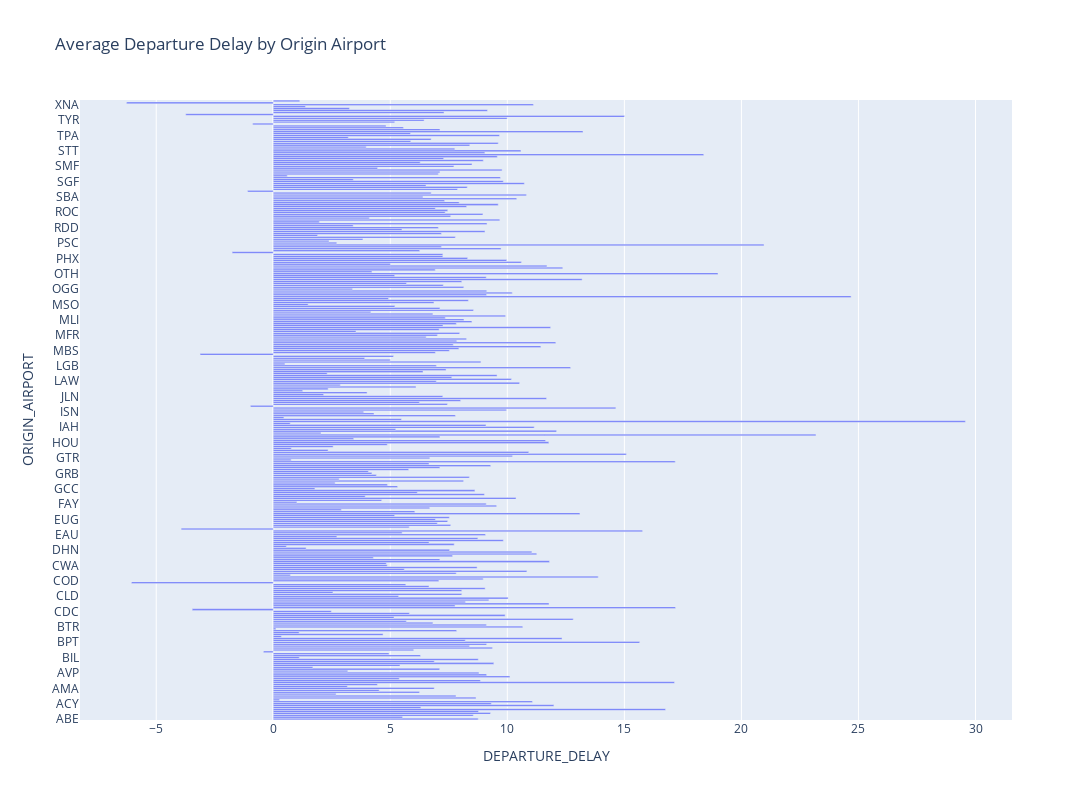

Write notebook code for a chart like this one.
### Markdown cell above
## Exploring the Average Departure Delay Time at the Origin Airport

### Code cell
# Calculating the average departure delay in minutes for each origin airport
airport_avg_delay = dfoutputf.groupby('ORIGIN_AIRPORT')['DEPARTURE_DELAY'].mean().reset_index()

top_5_airports = airport_avg_delay.nlargest(5, 'DEPARTURE_DELAY')
bottom_5_airports = airport_avg_delay.nsmallest(5, 'DEPARTURE_DELAY')


fig = px.bar(
    airport_avg_delay,
    x='DEPARTURE_DELAY',
    y='ORIGIN_AIRPORT',
    title="Average Departure Delay by Origin Airport",
    orientation='h' 
)

fig.update_layout(
    width=1200,  
    height=800 
)

print("Top 5 Airports with Highest Average Departure Delay in mins:")
print(top_5_airports)

print("\nTop 5 Airports with Least Average Departure Delay in mins:")
print(bottom_5_airports)

fig.show()

### Figure 1 — Plotly figure (JSON) as saved in the notebook; plotly's stock layout.template omitted (floating-point values rounded to 4 significant figures; data arrays with more than 128 entries replaced by an {"elided": "..."} marker saying what was removed)
{"data": [{"alignmentgroup": "True", "hovertemplate": "DEPARTURE_DELAY=%{x}<br>ORIGIN_AIRPORT=%{y}<extra></extra>", "legendgroup": "", "marker": {"color": "#636efa", "pattern": {"shape": ""}}, "name": "", "offsetgroup": "", "orientation": "h", "showlegend": false, "textposition": "auto", "type": "bar", "x": {"elided": "323 float values"}, "xaxis": "x", "y": {"elided": "323 str values"}, "yaxis": "y"}], "layout": {"barmode": "relative", "height": 800, "legend": {"tracegroupgap": 0}, "title": {"text": "Average Departure Delay by Origin Airport"}, "width": 1200, "xaxis": {"anchor": "y", "domain": [0, 1], "title": {"text": "DEPARTURE_DELAY"}}, "yaxis": {"anchor": "x", "domain": [0, 1], "title": {"text": "ORIGIN_AIRPORT"}}}}
